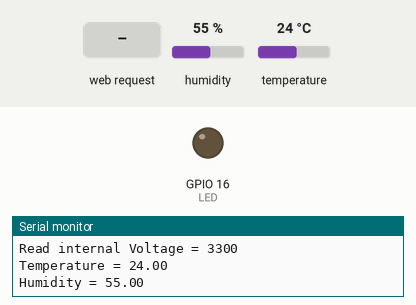
A sketch run on a simulated ESP8266 (NodeMCU). Parts: output pins drawn as LEDs (lit = HIGH), the last lines printed to the serial monitor. Inputs (shaded band) come from the test bench; at power-on: humidity 55 %, temperature 24 °C. WiFi joins after 1.5 s; servers stay silent unless stated.

Above: at 3.7 s.
3.8 s: HTTP request GET /led/off received
At 4.1 s:
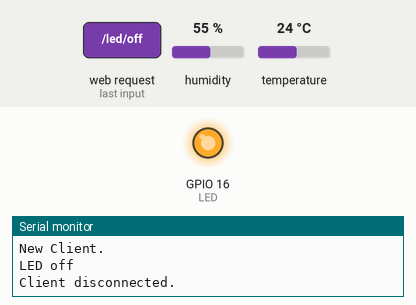
5.3 s: HTTP request GET /led/on received
At 6.1 s:
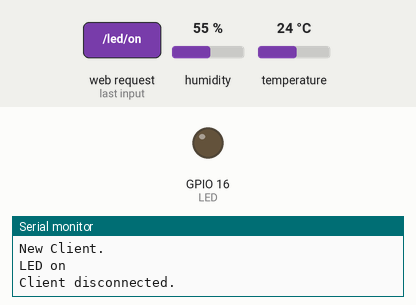
Timing chart, 0 to 8.3 s (numbered marks = the images above; inputs shaded):
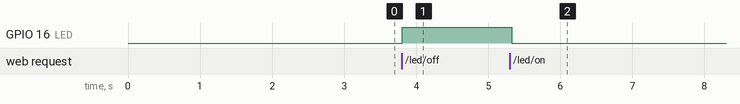

The sketch:

2-esp8266-webserver-with-dht11-c2s.ino
```cpp
//
// Simple WebServer
//
// mvk@ca.ibm.com - for SNP/ P-Tech
//
// This programs will start a websever which is connected to you wifi once you adjust the SSID and password please change all parameters - see CHANGE HERE
//
//  Chapter 2 - Code #2 - Solution
//

// based on https://randomnerdtutorials.com/esp8266-web-server/
// switch on /off LED ... LED GPIO16 or GPIO03

#define VERSION "20210210-1323"

// Load Wi-Fi library
#include <ESP8266WiFi.h>
#include "DHT.h"
ADC_MODE(ADC_VCC);
/*
  ////>>>>>>>>> CHANGE HERE
*/
// Replace with YOUR network credentials
// 2.4 GigHz wifi only
const char* ssid     = "1Aoffice";    //>>>>>>>>> CHANGE HERE
const char* password = "2Fast4You!";        //>>>>>>>>> CHANGE HERE
String DEVICEID   =    "mvk01";            //>>>>>>>>> CHANGE HERE
String MYNAME     =    "markus";           //>>>>>>>>> CHANGE HERE
#define mqtt_server    "52.117."    //>>>>>>>>> CHANGE HERE - should preset for P-Tech

//### YOUR LOCATION
// find ur LAT LON  use https://www.latlong.net/ and ur cityname like Brantford,canada  for Branford =43.139410,-80.263650

float  LATITUDE  =   43.6711581    ;         //>>>>>>>>> CHANGE HERE
float  LONGITUDE =  -79.4129989    ;       //>>>>>>>>> CHANGE HERE


#define DHTPIN 4 // what digital pin we're connected to NodeMCU (D2)

// Uncomment whatever type you're using!
#define DHTTYPE DHT11 // DHT 11
DHT dht(DHTPIN, DHTTYPE);

String mqttmsg = "{\"hello\":\"hello\"}";

// Set web server port number to 80
WiFiServer server(80);

// Variable to store the HTTP request
String header;

// Auxiliar variables to store the current output state
String LEDState = "off";

// Assign output variables to GPIO pins
const int LED = 16;

// Current time
unsigned long currentTime1 = millis();
// Previous time
unsigned long previousTime1 = millis();

const long mqttSchedule = 10000; // send mqtt message every 10sec
float myvol = 0;
float prevTemp = 0;

unsigned long currentTime = millis();
// Previous time
unsigned long previousTime = 0;
// Define timeout time in milliseconds (example: 2000ms = 2s)
const long timeoutTime = 2000;

WiFiClient espClient;


//
// Setup
//
void setup() {
  Serial.begin(115200);
  // Initialize the output variables as outputs
  pinMode(LED, OUTPUT);
  // Set outputs to LOW
  digitalWrite(LED, LOW);

  Serial.print("VERSION = ");
  Serial.println(VERSION);
  // Connect to Wi-Fi network with SSID and password
  Serial.print("Connecting to ");
  Serial.println(ssid);
  WiFi.begin(ssid, password);
  while (WiFi.status() != WL_CONNECTED) {
    delay(500);
    Serial.print(".");
  }
  // Print local IP address and start web server
  Serial.println("");
  Serial.println("WiFi connected.");
  Serial.println("IP address: ");
  Serial.println(WiFi.localIP());
  server.begin();
  delay(500);
  dht.begin();
  delay(500);
  //  Batt = ESP.getVcc();
  Serial.print("Read internal Voltage = ");
  Serial.println( ESP.getVcc());
  // Sensor readings may also be up to 2 seconds 'old' (its a very slow sensor)
  float h = dht.readHumidity();
  // Read temperature as Celsius (the default)
  float t = dht.readTemperature();

  // Check if any reads failed and exit early (to try again).
  if (isnan(h) || isnan(t) ) {
    Serial.println("Failed to read from DHT sensor!");
    //return;
  }

  Serial.print("Temperature = ");
  Serial.println(t);
  Serial.print("Humidity = ");
  Serial.println(h);
}


//
// loop
//
void loop() {
  WiFiClient client = server.available();   // Listen for incoming clients
  currentTime1 = millis();
  //previousTime1 = currentTime1;


  if (client) {                             // If a new client connects,
    Serial.println("New Client.");          // print a message out in the serial port
    String currentLine = "";                // make a String to hold incoming data from the client
    currentTime = millis();
    previousTime = currentTime;
    while (client.connected() && currentTime - previousTime <= timeoutTime) { // loop while the client's connected
      currentTime = millis();
      if (client.available()) {             // if there's bytes to read from the client,
        // Sensor readings may also be up to 2 seconds 'old' (its a very slow sensor)
        float h = dht.readHumidity();
        // Read temperature as Celsius (the default)
        float t = dht.readTemperature();

        // Check if any reads failed and exit early (to try again).
        if (isnan(h) || isnan(t) ) {
          Serial.println("Failed to read from DHT sensor!");
          //return;
        }

        char c = client.read();             // read a byte, then
        //Serial.write(c);                    // print it out the serial monitor
        header += c;
        if (c == '\n') {                    // if the byte is a newline character
          // if the current line is blank, you got two newline characters in a row.
          // that's the end of the client HTTP request, so send a response:
          if (currentLine.length() == 0) {
            // HTTP headers always start with a response code (e.g. HTTP/1.1 200 OK)
            // and a content-type so the client knows what's coming, then a blank line:
            client.println("HTTP/1.1 200 OK");
            client.println("Content-type:text/html");
            client.println("Connection: close");
            client.println();

            // turns the GPIOs on and off
            if (header.indexOf("GET /led/on") >= 0) {
              Serial.println("LED on");
              LEDState = "on";
              digitalWrite(LED, LOW);
            } else if (header.indexOf("GET /led/off") >= 0) {
              Serial.println("LED off");
              LEDState = "off";
              digitalWrite(LED, HIGH);
            }

            // Display the HTML web page
            client.println("<!DOCTYPE html><html>");
            client.println("<head><meta name=\"viewport\" content=\"width=device-width, initial-scale=1\">");
            client.println("<link rel=\"icon\" href=\"data:,\">");

            String  ptr = "";
            ptr += "<style>html { font-family: 'Open Sans', sans-serif; display: block; margin: 0px auto; text-align: center;color: #333333;}\n";
            ptr += "body{margin-top: 50px;}\n";
            ptr += "h1 {margin: 50px auto 30px;}\n";
            ptr += ".side-by-side{display: inline-block;vertical-align: middle;position: relative;}\n";
            ptr += ".humidity-icon{background-color: #3498db;width: 30px;height: 30px;border-radius: 50%;line-height: 36px;}\n";
            ptr += ".humidity-text{font-weight: 600;padding-left: 15px;font-size: 19px;width: 160px;text-align: left;}\n";
            ptr += ".humidity{font-weight: 300;font-size: 60px;color: #3498db;}\n";
            ptr += ".temperature-icon{background-color: #f39c12;width: 30px;height: 30px;border-radius: 50%;line-height: 40px;}\n";
            ptr += ".temperature-text{font-weight: 600;padding-left: 15px;font-size: 19px;width: 160px;text-align: left;}\n";
            ptr += ".temperature{font-weight: 300;font-size: 60px;color: #f39c12;}\n";
            ptr += ".superscript{font-size: 17px;font-weight: 600;position: absolute;right: -20px;top: 15px;}\n";
            ptr += ".data{padding: 10px;}\n";
            ptr += ".button { background-color: #195B6A; border: none; color: white; padding: 16px 40px;\n";
            ptr += "text-decoration: none; font-size: 30px; margin: 2px; cursor: pointer;}\n";
            ptr += ".button2 {background-color: #77878A;}\n";
            ptr += "</style></head>\n";
            client.println(ptr);

            // Web Page Heading
            client.println("<body><h1>ESP8266 Web Server - YOURNAME</h1>");

            // Display current state, and ON/OFF buttons for GPIO 16
            client.println("<p>GPIO16 LED - State " + LEDState + "</p>");
            // If the output5State is off, it displays the ON button
            if (LEDState == "off") {
              client.println("<p><a href=\"/led/on\"><button class=\"button\">ON</button></a></p>");
            } else {
              client.println("<p><a href=\"/led/off\"><button class=\"button button2\">OFF</button></a></p>");
            }

            //###>>EXERISE display a message if temerature changes
            // eg. if prevTemp == t  than No  Temperature Change

            //   client.println("<p>Temperature  = "+(String)t+"</p>");
            // client.println("<p>Humidity     = "+(String)h+"</p>");
            client.println("<p>prevTemp     = " + (String)prevTemp + "</p>");
            if (prevTemp == t)
              client.println("<div class=\"temperature\">NO Temperature Change</div><br>");
            else
              client.println("<div class=\"temperature\">Temperature Changed from " + (String)prevTemp + "</div><br>");

            prevTemp = t;
            client.println("<div class=\"side-by-side temperature-text\">Temperature</div><div class=\"side-by-side temperature\">" + (String)t + " C</div><br>");
            client.println("<div class=\"side-by-side humidity-text\">Humidity</div><div class=\"side-by-side humidity\">" + (String)h + " %</div>\n");
            //###>>EXERISE - display the volatge
            myvol = ESP.getVcc();
            myvol = myvol / 1024;

            client.println("<br><div class=\"side-by-side humidity-text\">Voltage</div><div class=\"side-by-side humidity\">" + String(myvol) + " V</div>\n");

            client.println("<p><a href=\"/refresh\"><button class=\"button button2\">Refresh</button></a></p>");
            client.println("</body></html>");

            // The HTTP response ends with another blank line
            client.println();
            // Break out of the while loop
            break;
          } else { // if you got a newline, then clear currentLine
            currentLine = "";
          }
        } else if (c != '\r') {  // if you got anything else but a carriage return character,
          currentLine += c;      // add it to the end of the currentLine
        }
      }
    }
    // Clear the header variable
    header = "";
    // Close the connection
    client.stop();
    Serial.println("Client disconnected.");
    Serial.println("");
  }
}
```

Measured:
- after the input at 3.8 s, GPIO 16 (LED): LOW → HIGH at once
- after the input at 5.3 s, GPIO 16 (LED): HIGH → LOW at once
